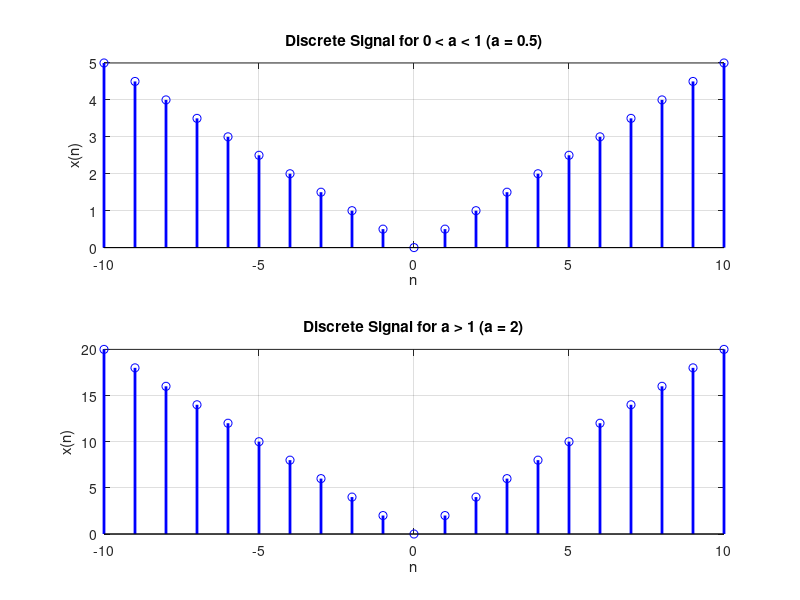

Reproduce this figure in MATLAB.
% Define range of n
n = -10:10;

% Values of 'a'
a_values = [0.5, 2]; % Choose values of 'a'

% Generate signals for each 'a'
for i = 1:length(a_values)
    a = a_values(i);
    
    % Generate signal
    x = a * abs(n);
    
    % Plot the signal
    subplot(length(a_values), 1, i);
    stem(n, x, 'b', 'LineWidth', 2);
    xlabel('n');
    ylabel('x(n)');
    if a < 1
        title(['Discrete Signal for 0 < a < 1 (a = ', num2str(a), ')']);
    else
        title(['Discrete Signal for a > 1 (a = ', num2str(a), ')']);
    end
    grid on;
end
